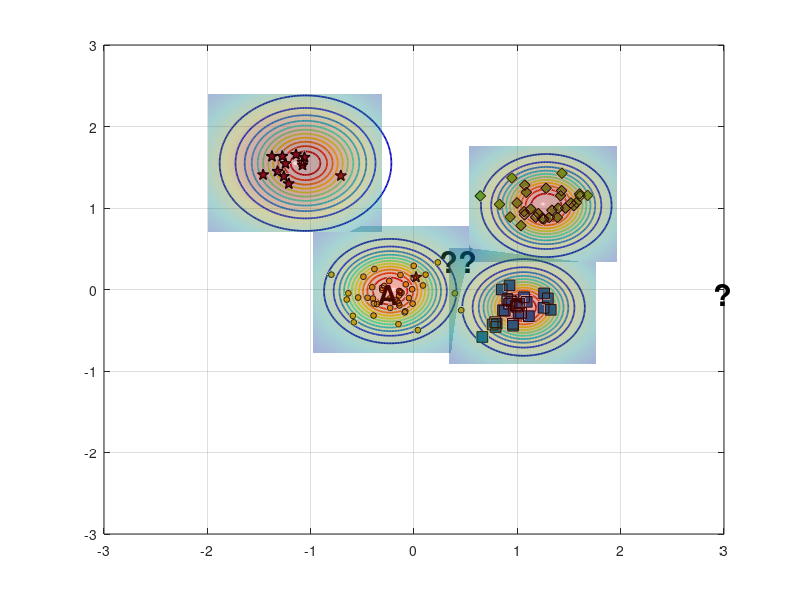

Recreate this plot in MATLAB. (Note: this script raises an error after producing the figure.)
%% Reproduce EVM-style demo figure (no toolboxes)
clear; close all; clc; rng(7);

% ---------- 1) 合成四类二维数据 ----------
% 类中心（大致对应图中位置）
C_star  = [-1.15  1.55];   % 红色星
C_diam  = [ 1.25  1.05];   % 绿色菱形
C_square= [ 1.05 -0.20];   % 蓝色方块
C_dot   = [-0.20  0.00];   % 蓝色小点（被 A 标注影响的那簇）

% 协方差（控制每簇形状）
S = @(sx,sy,rho)[sx^2 rho*sx*sy; rho*sx*sy sy^2];
Sig_star   = S(0.18,0.20, 0.05);
Sig_diam   = S(0.22,0.18,-0.10);
Sig_square = S(0.20,0.16, 0.05);
Sig_dot    = S(0.25,0.18, 0.00);

% 从高斯采样（不用 mvnrnd）
sample = @(N,mu,SIG) (randn(N,2)*chol(SIG,'lower') + mu);

X_star   = sample(12,C_star,   Sig_star);
X_diam   = sample(30,C_diam,   Sig_diam);
X_square = sample(28,C_square, Sig_square);
X_dot    = sample(45,C_dot,    Sig_dot);

% 加一个“离群星”靠近 A（见原图左中）
X_star = [X_star; 0.02 0.15];

% ---------- 2) 底面散点与样式 ----------
figure('Color','w','Position',[100,100,800,600]);
hold on; box on; grid on;
z0 = 0; % 所有散点都放在 z=0 的平面

% 确保按照绘制顺序叠放，便于把散点置顶
set(gca,'SortMethod','childorder');

h_star   = scatter3(X_star(:,1),  X_star(:,2),  z0+zeros(size(X_star,1),1),  70, ...
        'pentagram', 'filled', 'MarkerEdgeColor','k', 'MarkerFaceColor',[0.635294 0.0784314 0.184314], 'LineWidth',1.0); % 红色五角星 #A2142F
h_diam   = scatter3(X_diam(:,1),  X_diam(:,2),  z0+zeros(size(X_diam,1),1),  60, ...
        'd', 'filled', 'MarkerEdgeColor','k', 'MarkerFaceColor',[0.466667 0.674510 0.188235]); % 绿色菱形 #77AC30
h_square = scatter3(X_square(:,1),X_square(:,2),z0+zeros(size(X_square,1),1),60, ...
        's', 'filled', 'MarkerEdgeColor','k', 'MarkerFaceColor',[0 0.447059 0.741176]); % 蓝色正方形 #0072BD
h_dot    = scatter3(X_dot(:,1),   X_dot(:,2),   z0+zeros(size(X_dot,1),1),   18, ...
        'o', 'filled', 'MarkerEdgeColor','k', 'MarkerFaceColor',[0.929412 0.694118 0.125490]); % 黄色圆形 #EDB120


% ---------- 3) ψ-model 等值环（彩色同心） ----------
% 采用带形状参的径向函数 psi(r) = exp(-(r/s)^t)
psi = @(X,Y,cx,cy,s,t) exp( - ( sqrt((X-cx).^2 + (Y-cy).^2) ./ s ).^t );

% 选几处“极端向量/代表点”（包含 A 所在）
EV = [ -0.23 -0.02 ;   % A 对应蓝点极端向量
        1.06 -0.22 ;   % 蓝方块
        1.28  1.03 ;   % 绿菱形
       -1.05  1.55 ];  % 红星
scale = [0.42, 0.36, 0.40, 0.48];   % 各自 scale
shape = [2.6,  2.2,  2.4,  2.0];    % 各自 shape

% 网格
[xg,yg] = meshgrid(linspace(-3,3,400));
colormap(jet); caxis([0 1]);

% 等高线层级（红到蓝：高到低）
levels = linspace(1.0,0.05,12);

for k = 1:size(EV,1)
    Z = psi(xg,yg,EV(k,1),EV(k,2),scale(k),shape(k));
    [~, h] = contour(xg,yg,Z,levels);    % 直接画在底面，保持颜色映射
    set(h,'LineWidth',1.25);

    % 将等高线明确压到 z=0（兼容不同 MATLAB 版本）
    ch = get(h,'Children');
    for ic = 1:numel(ch)
        zd = get(ch(ic),'ZData');
        if ~isempty(zd)
            set(ch(ic),'ZData',zeros(size(zd))); % 强制贴在 z=0
        end
    end
end

% 标出 A 与问号
text(-0.34,-0.06,0.02,'A','FontWeight','bold','FontSize',20,'Color','k');
text( 0.25, 0.35,0.03,'??','FontWeight','bold','FontSize',22,'Color','k');
text( 2.90,-0.05,0.03,'?','FontWeight','bold','FontSize',22,'Color','k');

% ---------- 4) 上方半透明“钟形面”（表示类支持/概率） ----------
% 用四个高斯穹顶，中心与各簇一致
gauss2 = @(X,Y,cx,cy,s) exp(-((X-cx).^2 + (Y-cy).^2)/(2*s^2));
tops  = {C_star, C_diam, C_square, C_dot};
sigT  = [0.65 0.55 0.55 0.60];
amp   = [1.05 0.95 0.90 0.85];

% 抬高穹顶，并缩小每个穹顶的覆盖范围（为每个穹顶使用局部网格）
zlift      = 0.18;   % 统一抬高量（不改变颜色映射）
spanFactor = 1.3;    % 每个穹顶半宽 = spanFactor * sigma（越小覆盖越小）
gridN      = 121;    % 局部网格分辨率

for i=1:4
    cx = tops{i}(1); cy = tops{i}(2);
    span = spanFactor * sigT(i);
    [xgi,ygi] = meshgrid(linspace(cx - span, cx + span, gridN), ...
                         linspace(cy - span, cy + span, gridN));

    Zt = amp(i) * gauss2(xgi,ygi,cx,cy,sigT(i));
    % 用 Zt 作为颜色，Zt+zlift 作为高度，从而抬高且保留原色
    s1 = surf(xgi,ygi, Zt + zlift, Zt, 'EdgeColor','none', 'FaceAlpha',0.35);
end
shading interp; camlight headlight; lighting gouraud;

% 将散点推到顶层
uistack([h_star h_diam h_square h_dot], 'top');

% ---------- 5) 轴、视角与观感 ----------
xlim([-2 2]); ylim([-1 3]); zlim([0 1.25]); view(-67,22);
axis vis3d; daspect([1 1 0.8]);
set(gca,'FontName','Times New Roman','FontSize',12,'LineWidth',1);
% xlabel('x'); ylabel('y'); zlabel('score / \psi');

% 网格和背景风格
grid on; 
% set(gca,'GridAlpha',0.2,'MinorGridAlpha',0.2);
